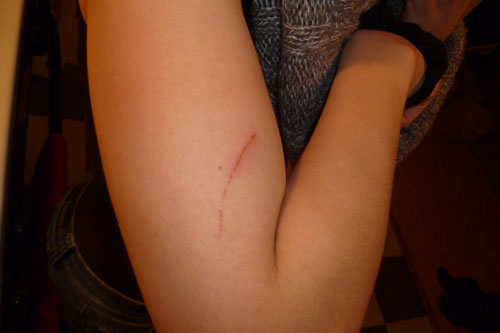
#> input picture test.jpg, 500 x 333 px
$ python -i get_feature.py   (imports and definitions only)   (older library calls are emulated)
#> lines starting #> are read from the running program, lines starting #| are printed output that depends on the picture; after the words box and inside, x2 and y2 are one past the last pixel; in counts of white or black regions, pixels touching at a corner belong together
#> further down, picture is the input picture: shape (333, 500, 3); mean B, G, R 36.6, 58.2, 100.4
import numpy as np
import cv2
import matplotlib.pyplot as plt
from scipy.misc import imread
import scipy.misc

from scipy import ndimage as ndi
import os
# [27 lines left out: function length, not called in this run]

def red(im):
	# Script_Run = np.load('ScriptRun.npy')
	# Script_Run = Script_Run+1
	# np.save('ScriptRun.npy',Script_Run)
	K = 3
	imK, canny_edge, imR, canny_edgeK = pre_process(im, K, type = 0)
	mask, avg_intesity = get_mask(imK, imR)

	# [4 lines of commented-out code are left out]

	return avg_intesity

# [93 lines left out: functions get_row, get_mask, auto_rotate, get_scar_coord, not called in this run]

def pre_process(im, K, type):
#> called with K = 3, type = 0
	if type == 0:
		imR = im[:,:,2]     #only red channel
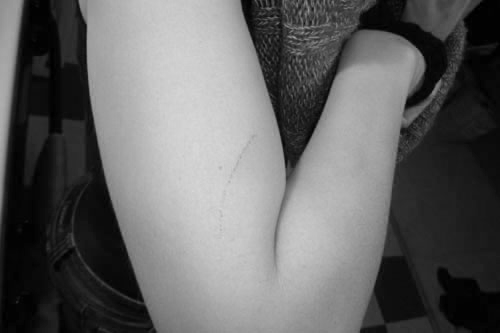
#> imR: shape (333, 500); min 0, max 216, mean 100.4
		imR = cv2.medianBlur(imR,5)
		# Z = imR.reshape((-1,3))
		Z = np.reshape(imR, (-1, 1))
		# convert to np.float32 as required from kmeans input
		Z = np.float32(Z)

		# define criteria, number of clusters(K) and apply kmeans()
		criteria = (cv2.TERM_CRITERIA_EPS + cv2.TERM_CRITERIA_MAX_ITER, 10, 1.0)
		# K = 2   #number of clusters
		ret,label,center=cv2.kmeans(Z,K,None,criteria,10,cv2.KMEANS_RANDOM_CENTERS)
#> ret = 53022588.1; center = [146.9, 190.8, 27.48]

		#convert back into uint8, and make original image
		center = np.uint8(center)
#> center = [146, 190, 27]
		res = center[label.flatten()]
		imK = res.reshape((imR.shape))
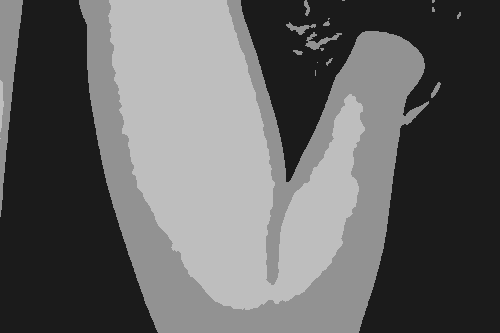
#> imK: shape (333, 500); min 27, max 190, mean 99.7

		#take canny edges of kmeans
		canny_edge = cv2.Canny(imK,200,100)
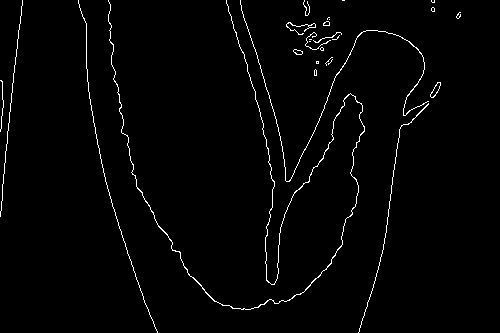
#> canny_edge: shape (333, 500); 1.8% white in thin lines or dots
		imC = np.copy(imK)
		low = np.min(imC)
#> low = 27
		imC[imC!=low] = 255
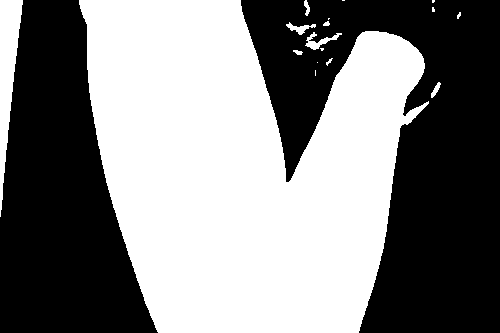
#> imC: shape (333, 500); values 27 (black) and 255 (white), 51% white; 2 black regions, box (x1, y1, x2, y2) and area: (241, 0, 500, 333) 47619, (0, 0, 158, 333) 33919

		canny_edgeK = cv2.Canny(imC,200,100)
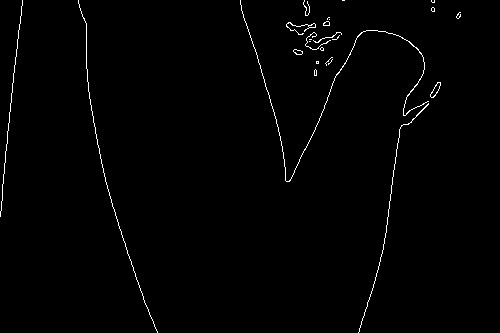
#> canny_edgeK: shape (333, 500); 1% white in thin lines or dots
		return imK, canny_edge, imR, canny_edgeK, imC
	if type == 1:
		Z = np.reshape(im, (-1, 1))
		# convert to np.float32 as required from kmeans input
		Z = np.float32(Z)

		# define criteria, number of clusters(K) and apply kmeans()
		criteria = (cv2.TERM_CRITERIA_EPS + cv2.TERM_CRITERIA_MAX_ITER, 10, 1.0)
		# K = 2   #number of clusters
		ret,label,center=cv2.kmeans(Z,K,None,criteria,10,cv2.KMEANS_RANDOM_CENTERS)

		#convert back into uint8, and make original image
		center = np.uint8(center)
		res = center[label.flatten()]
		imK = res.reshape((im.shape))
		return imK

########################################
#functions for Baysian linear regression
from scipy.stats import norm

# [23 lines left out: functions get_prior, get_posterior, not called in this run]

>>> import cv2
>>> picture = cv2.imread('test.jpg')
#> (the run stopped early here; a loop or call above may not have finished)
